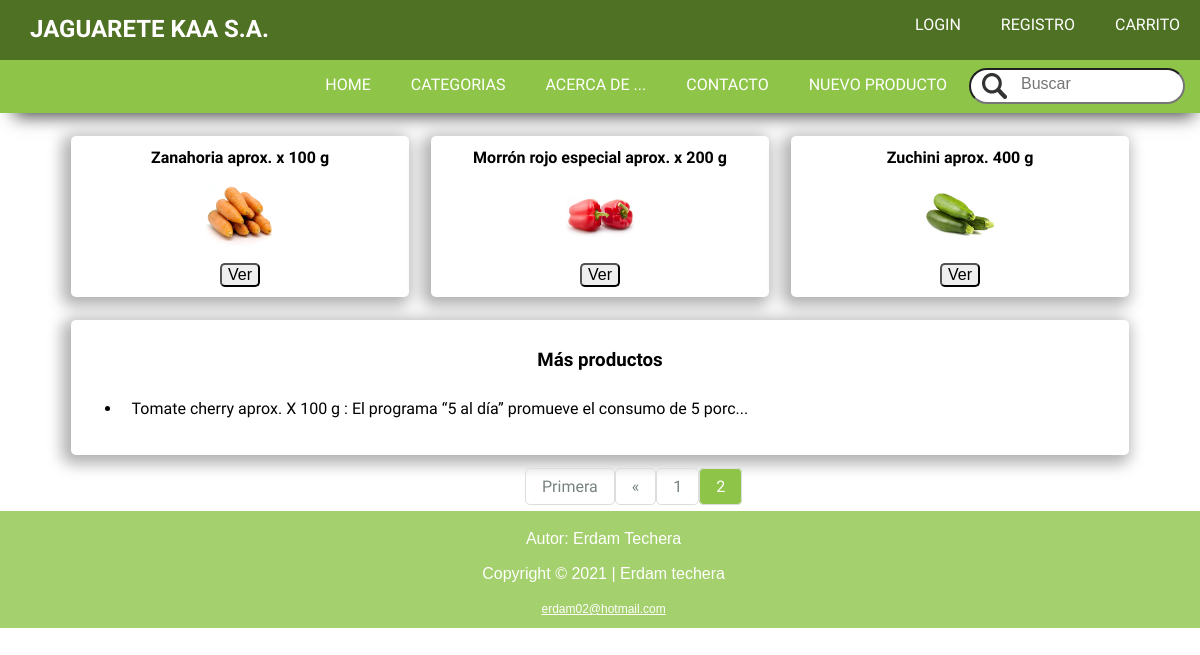
Screenshot of /?actual=2 with the database file from the repository.
### JAGUARETE/models.py (models this page shows, shortened)
class Producto(models.Model):
    titulo = models.CharField(max_length=50)
    imagen = models.ImageField(upload_to="_img", null=True)
    descripcion = models.CharField(max_length=500)
    precio = models.IntegerField()
    categoria = models.ForeignKey(Categoria, null=False, blank=False, on_delete=models.CASCADE)

### JAGUARETE/views.py (the view)
# urls.py: path('', views.index, name="index"),
def index(request):
    listado_producto=Producto.objects.all()
    categoria= Categoria.objects.all()
    destacados = Producto.objects.all()[:3]
    paginator=Paginator(listado_producto,8)
    pagina=request.GET.get("actual") or 1
    productos=paginator.get_page(pagina)
    pagina_actual = int(pagina)
    paginas = range(1, productos.paginator.num_pages + 1)
    return render(request, "JAGUARETE/index.html",{
        "paginas": paginas,
        "pagina_actual": pagina_actual,
        "destacados": destacados,
        "lista_productos":productos,
        "titulo":"Home",
        "categorias": categoria
    })

### JAGUARETE/templates/JAGUARETE/index.html (shortened to what this page needs)
{% extends "JAGUARETE/layout.html" %}
 {% block main %}
{% load static %}
      <main>
         <section id="articuloPrincipal">
             {% if destacados %}
                 {% for destacados in destacados %}
                    <article class="cajaArticulo">
                       <h2>{{destacados.titulo}}</h2>
                       <img src="{{destacados.imagen.url}}" alt=""><input  class="alinear" type="button" value="Ver" onclick="location.href='{% url 'url:productos' destacados.id %}'">
                    </article>
                 {% empty %}
                     <h3>No hay elementos que mostrar</h3>
                 {% endfor %}
             {% endif %}
         </section>
         <section>
            <article id="articuloSecundario">
               <h3>Más productos</h3>
               <ul>
               {% if lista_productos %}
                     {% for producto in lista_productos %}
                        <li><p> {{producto.titulo}} :        {{producto.descripcion|truncatechars_html:55 }}</p></li>
                     {% empty %}
                         <h3>No hay elementos que mostrar</h3>
                     {% endfor %}
               {% endif %}
               </ul>
            </article>
         </section>
   <div id="paginacion">
      <nav>
         <ul>
         {% if lista_productos.has_previous %}
            <li>
               <a href="?actual=1">Primera</a>
            </li>
            <li>
               <a href="?actual={{lista_productos.previous_page_number}}">&laquo;</a>
            </li>
         {% endif %}
             {% for pagina in  paginas %}
                  <li  >
                   <a  href="?actual={{pagina}}" {% if pagina_actual == pagina %} class=" active" {% endif %}>{{pagina}}</a>
                   </li>
             {% endfor %}
         </ul>
      </nav>
   </div>
</main>
 {% endblock %}

### JAGUARETE/static/_css/estilo.css (style rules this page uses)
:root { --colorEncabezado: rgb(79, 113, 36); --colorPagina: rgb(142, 197, 73); --colorTexto: #77837F; --colorFooter: rgba(142, 197, 73, .8); --colorBotonHover: rgba(142, 197, 73, .5); --colorBlanco: white; --menuUser: rgba(142, 197, 73, .8); --transparente:rgba(0, 0, 0, 0.75); }
body { font-family: 'Lemonada', cursive; }
main { width: 100%; padding-top: 1%; padding-bottom: .3%; : }
section { width: 90%; margin: 0 auto 1% auto; }
#articuloSecundario p { padding-bottom: 13px; padding: 10px; }

### JAGUARETE/static/_css/buscador.css (style rules this page uses)
input::placeholder { padding-left: 50px; transition: all .5s; }

### JAGUARETE/static/_css/articulos.css (style rules this page uses)
#articuloPrincipal { display: flex; text-align: center; }
#articuloPrincipal .cajaArticulo h2 { font-size: 16px; }
#articuloSecundario h3 { text-align: center; }
#articuloSecundario { padding: 1%; }
#articuloPrincipal img { object-fit: contain; width: 20%; }
input[type="button"] { display: block; cursor: pointer; border-radius: 5px; }
article { margin: 1%; background: var(--colorBlanco); border-radius: 5px; -webkit-box-shadow: -4px 4px 15px 5px rgba(0,0,0,0.31); box-shadow: -4px 4px 15px 5px rgba(0,0,0,0.31); }
.cajaArticulo { width: 33%; }
.alinear { margin: 10px auto; }

### JAGUARETE/static/_css/productos.css (style rules this page uses)
#paginacion { width: 90%; margin: auto; padding: .9%; }
#paginacion ul { position: relative; width: 150px; ; padding: 0; display: flex; margin: auto; }
#paginacion li { list-style: none; }
#paginacion a { color: var(--colorTexto); padding: 8px 16px; border-radius: 5px; text-decoration: none; transition: background-color .3s; border: 1px solid #ddd; }
#paginacion a.active { background: var(--colorPagina); border-radius: 5px; color: white; }

### rows the page displays
Producto: titulo "Zanahoria aprox. x 100 g", imagen (picture), id "Ver"
Producto: titulo "Morrón rojo especial aprox. x 200 g", imagen (picture), id "Ver"
Producto: titulo "Zuchini aprox. 400 g", imagen (picture), id "Ver"
Producto: titulo "Tomate cherry aprox. X 100 g", descripcion "El programa “5 al día” promueve el consumo de 5 porc..."

### other values shown
{{ pagina }} "1" "2"
